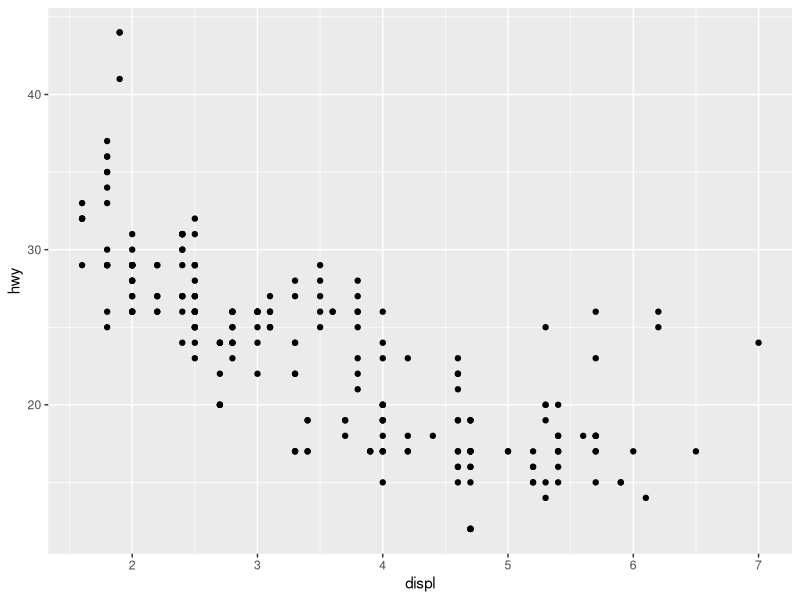
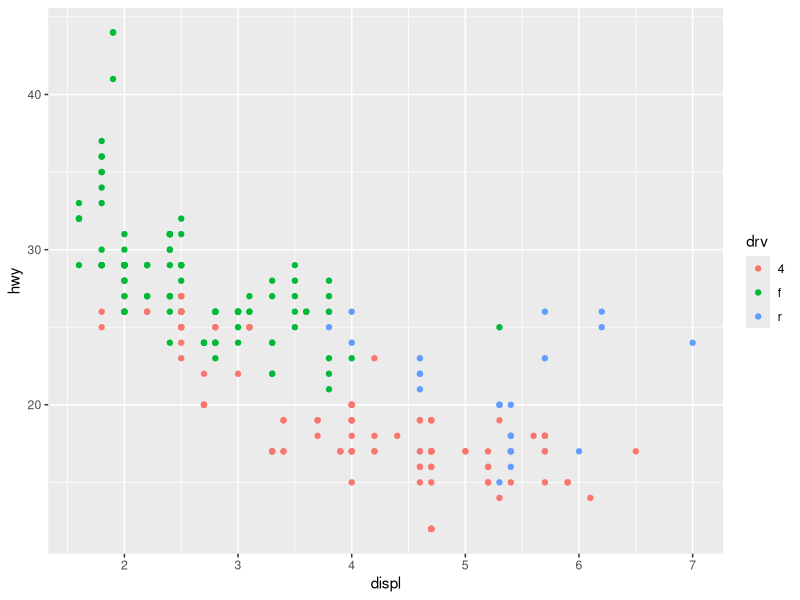
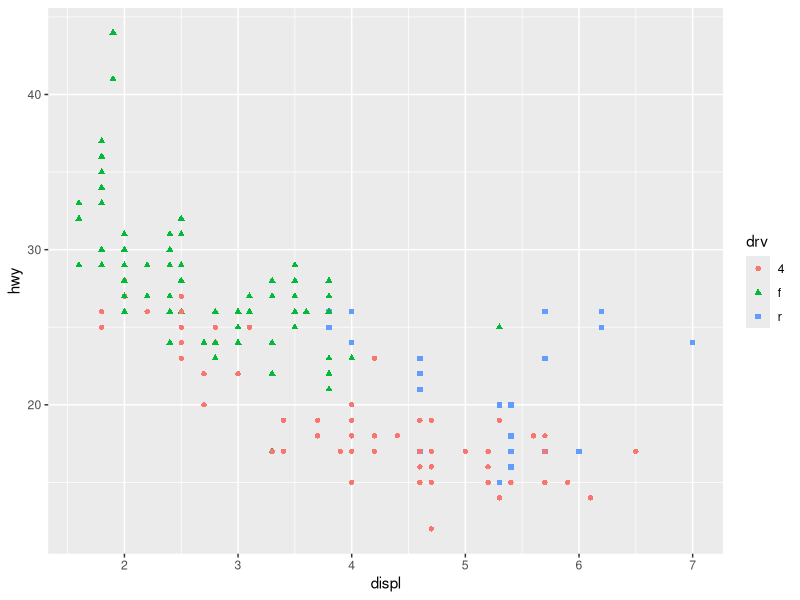
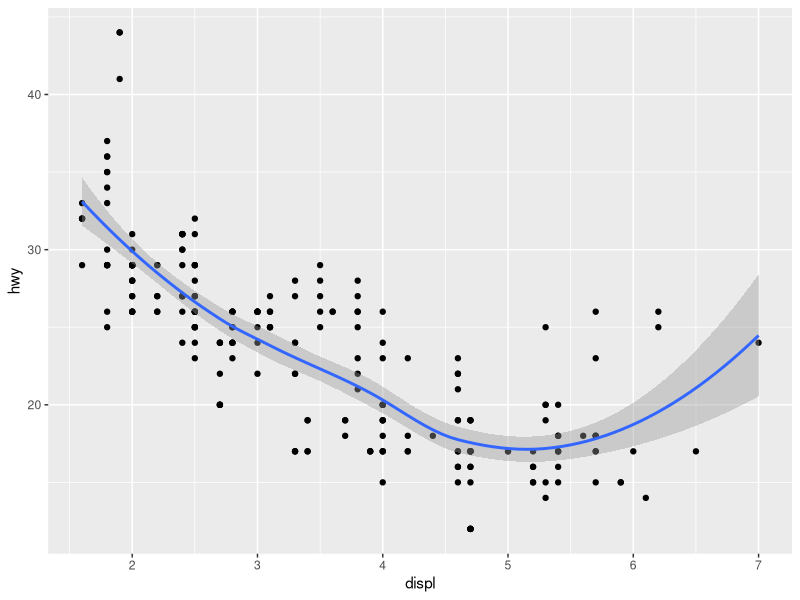
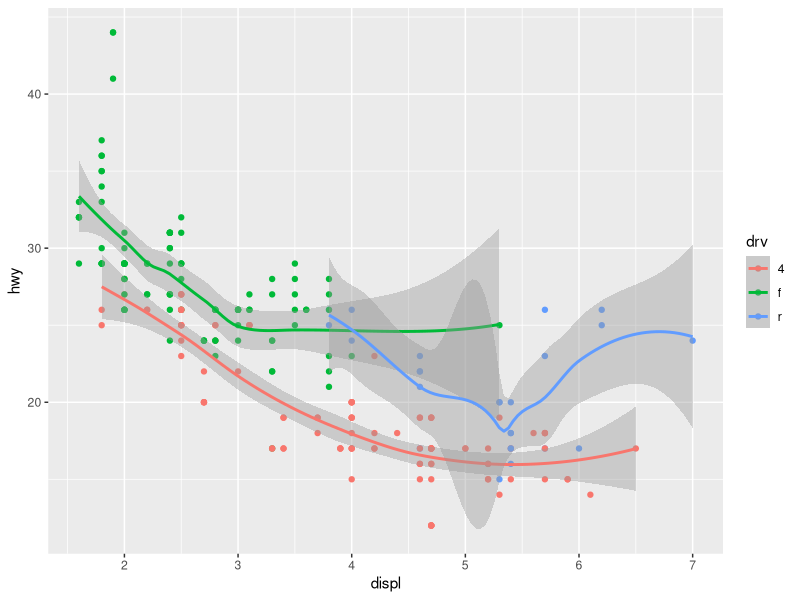
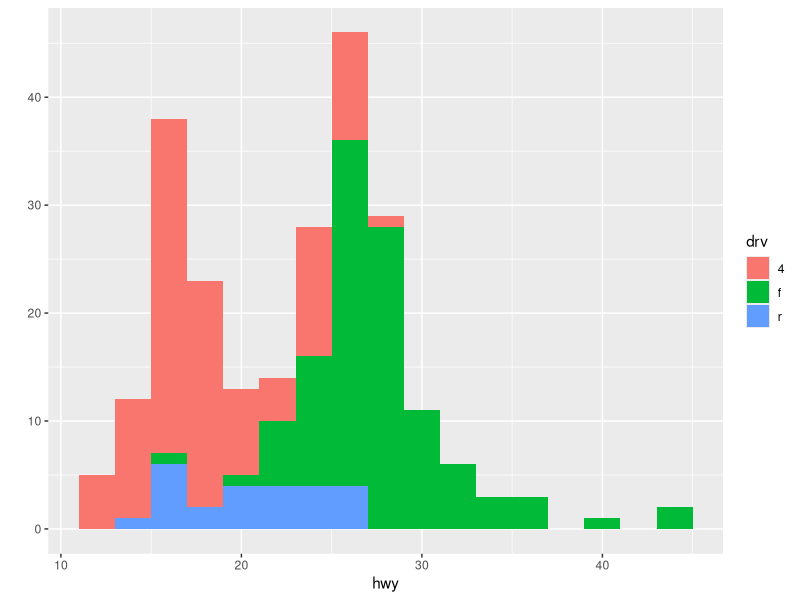
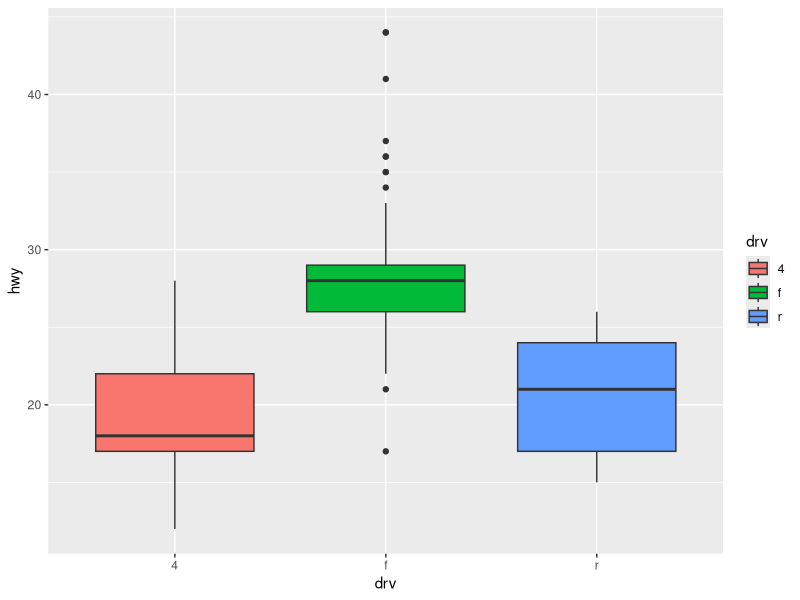
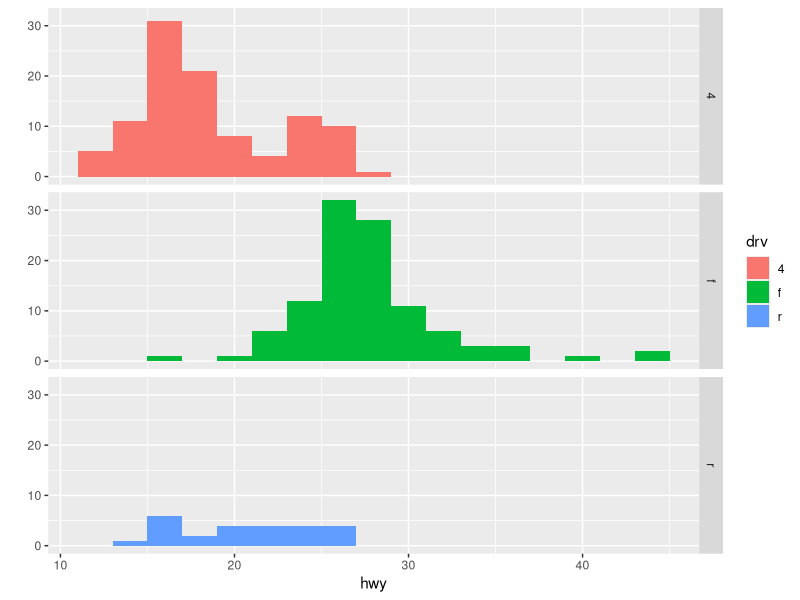

Reproduce these figures in R, in order.
## ---- chunk 1
knitr::opts_chunk$set(warning = FALSE, message = FALSE)
## ---- chunk 2
library(tidyverse)
mpg
## ---- chunk 3
qplot(displ, hwy, data = mpg)
## ---- chunk 4
qplot(displ, hwy, data = mpg, color = drv)
## ---- chunk 5
qplot(displ, hwy, data = mpg, color = drv, shape = drv)
## ---- chunk 6
qplot(displ, hwy, data = mpg, geom = c("point", "smooth"))
## ---- chunk 7
qplot(displ, hwy, data = mpg, color = drv, 
      geom = c("point", "smooth"))
## ---- chunk 8
qplot(hwy, data = mpg, fill = drv, binwidth = 2)
## ---- chunk 9
qplot(drv, hwy, data = mpg, fill = drv, geom = "boxplot")
## ---- chunk 10
qplot(hwy, data = mpg, fill = drv, 
      facets = drv~., binwidth = 2)
## ---- chunk 11
qplot(displ, hwy, data = mpg, facets = . ~ drv,
      geom = c("point","smooth"))
## ---- chunk 12
qplot(hwy, data = mpg, fill = drv,
      facets = . ~ drv,
      geom = "density")
## ---- chunk 13
g <- ggplot(data = mpg)
g1 <- g + aes(x = hwy)
g2 <- g + aes(x = displ, y = hwy)
g3 <- g + aes(x = drv, y = hwy)
## ---- chunk 14
g2 + geom_point()
## ---- chunk 15
g2 + geom_point(aes(color = drv))
## ---- chunk 16
g2 + geom_point(aes(color = drv, shape = drv))
## ---- chunk 17
g2 + geom_point() + geom_smooth()
## ---- chunk 18
g2 + geom_point(aes(color = drv)) +
  geom_smooth(aes(color = drv))
## ---- chunk 19
g1 + geom_histogram(aes(fill = drv), binwidth = 2)
## ---- chunk 20
g3 + geom_boxplot(aes(fill = drv))
## ---- chunk 21
g1 + geom_histogram(aes(fill = drv)) +
  facet_wrap(~drv, ncol = 1)
## ---- chunk 22
g2 + geom_point() + geom_smooth() +
  facet_wrap(~ drv, nrow = 1)
## ---- chunk 23
g1 + geom_density(aes(fill = drv)) +
  facet_wrap(~ drv, nrow = 1)
